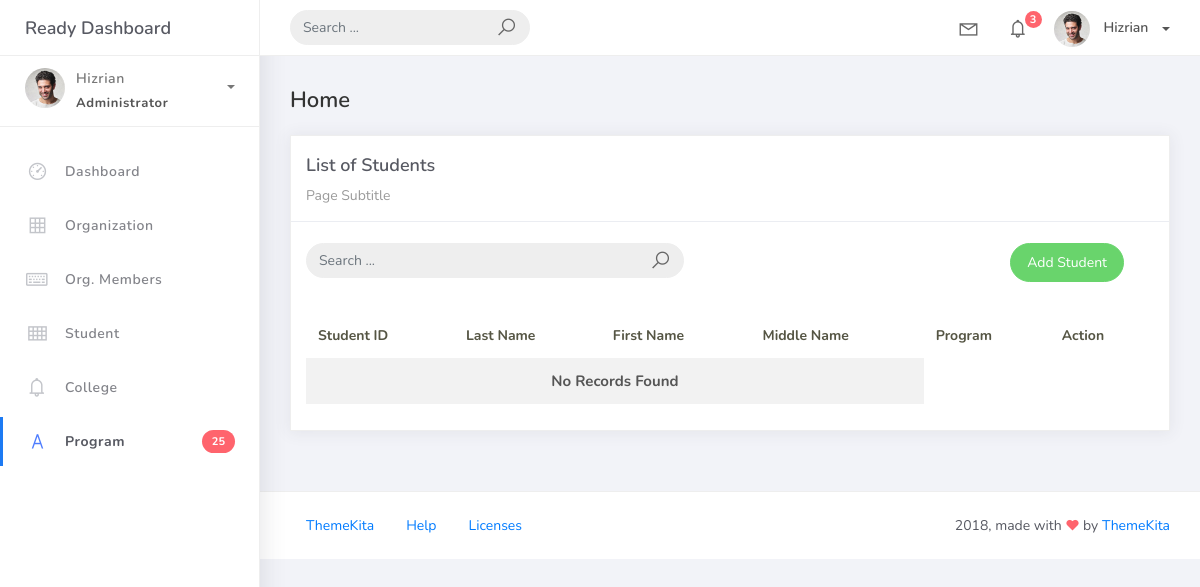
Before: /student_list with the older database file.
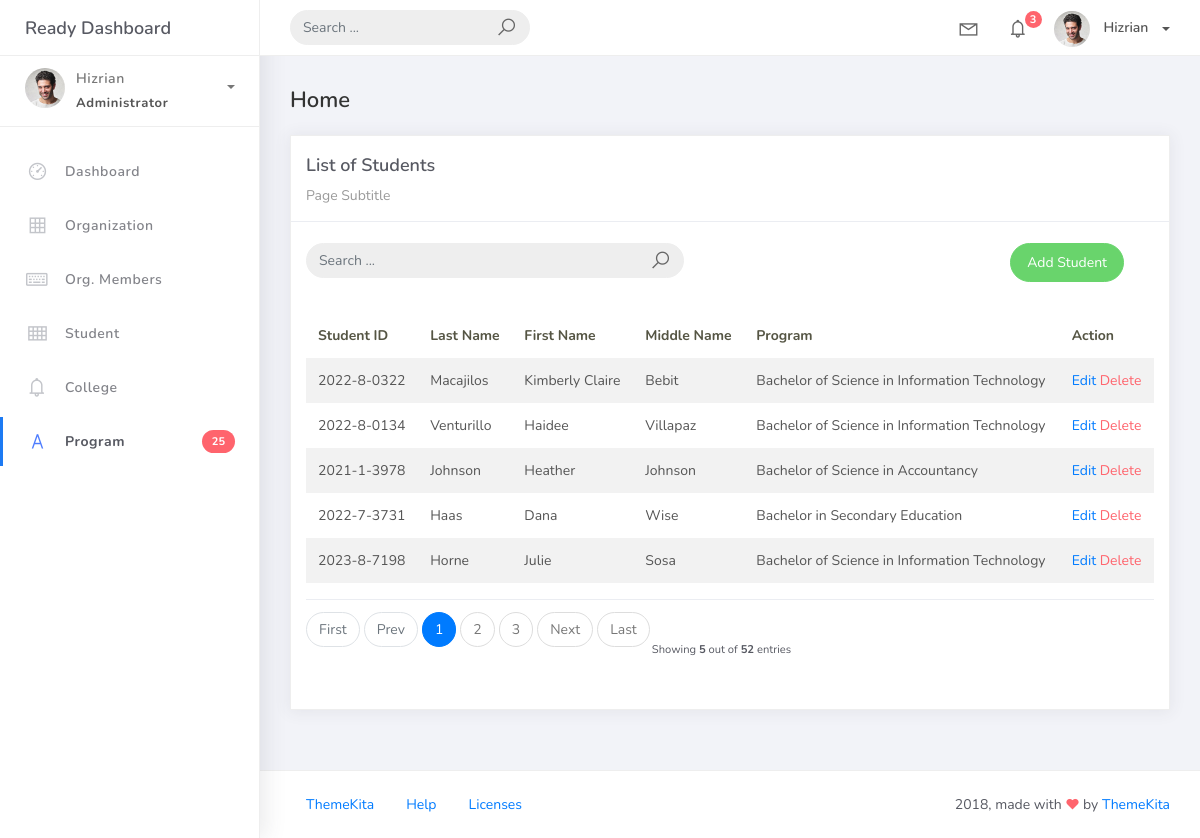
After: the same page with the newer database file.
### studentorg/models.py (models this page shows, shortened)
class BaseModel(models.Model):
	created_at = models.DateTimeField(auto_now_add=True, db_index=True)
	updated_at = models.DateTimeField(auto_now=True)
	class Meta:
		abstract = True

class Student(BaseModel):
	student_id = models.CharField(max_length=15)
	lastname = models.CharField(max_length=25)
	firstname = models.CharField(max_length=25)
	middlename = models.CharField(max_length=25, blank=True, null=True)
	program = models.ForeignKey(Program, on_delete=models.CASCADE)

class Program(BaseModel):
	prog_name = models.CharField(max_length=150)
	college = models.ForeignKey(College, on_delete=models.CASCADE)
	def __str__(self):
		return self.prog_name

### studentorg/views.py (the view)
# urls.py: path('student_list', StudentList.as_view(), name='student-list'),
class StudentList(ListView):
    model = Student
    context_object_name = 'student'
    template_name = 'student_list.html'
    paginate_by = 5
    def get_queryset(self, *args, **kwargs):
        qs = super(StudentList, self).get_queryset(*args, **kwargs)
        if self.request.GET.get("q") != None:
            query = self.request.GET.get('q')
            qs = qs.filter(Q(name__icontains=query) |
                            Q(description__icontains=query))
        return qs

### templates/student_list.html (shortened to what this page needs)
{% extends 'base.html' %} {% load static %} {% block content %}
<div class="content">
    <div class="container-fluid">
        <h4 class="page-title">Home</h4>
        <div class="row">
            <div class="col-md-12">
                <div class="card">
                    <div class="card-header">
                        <div class="card-title">List of Students</div>
                        <div class="card-category">Page Subtitle</div>
                    </div>
                    <br />
                        <div class="col-md-12 row">
                            <div class="col-md-6">
                                <form class="navbar-left navbar-form nav-search mr-md-3" action=" { % url 'student-list' % } ">
                                    <div class="input-group">
                                        <input type="text" placeholder="Search ..." class="form-control" name="q" />
                                        <div class="input-group-append">
                                        <span class="input-group-text">
                                            <i class="la la-search search-icon"></i>
                                        </span>
                                    </div>
                                </div>
                            </form>
                        </div>
                        <div class="col-md-6">
                            <div class="pull-right">
                                <a href="{% url 'student-add' %}" class="btn btn-success btn-rounded">Add
                                Student</a>
                            </div>
                        </div>
                    </div>
                    <div class="card-body">
                        <table class="table table-striped mt-3">
                            <thead>
                                <tr>
                                    <th scope="col">Student ID</th>
                                    <th scope="col">Last Name</th>
                                    <th scope="col">First Name</th>
                                    <th scope="col">Middle Name</th>
                                    <th scope="col">Program</th>
                                    <th scope="col">Action</th>
                                </tr>
                            </thead>
                            <tbody>
                                {% for object in object_list %}
                                <tr>
                                    <td>{{ object.student_id }}</td>
                                    <td>{{ object.lastname }}</td>
                                    <td>{{ object.firstname }}</td>
                                    <td>{{ object.middlename }}</td>
                                    <td>{{ object.program }}</td>
                                    <td>
                                        <a href="student_list/{{ object.id }}">Edit</a>
                                        <a href="student_list/{{ object.id }}/delete" class="text-danger">Delete</a>
                                    </td>
                                    </tr>
                                    {% empty %}
                                    <tr>
                                        <td colspan="4" style="text-align: center">
                                            <p class="text-sm font-weight-bold mb-0">No Records Found</p>
                                        </td>
                                    </tr>
                                {% endfor %}
                            </tbody>
                        </table>
                        {% include 'includes/pagination.html' %}
                    </div>
                </div>
            </div>
        </div>
    </div>
</div>
{% endblock %}

Changed rows visible on the page:
added Student: student_id "2022-8-0322", lastname "Macajilos", firstname "Kimberly Claire", middlename "Bebit", program "Bachelor of Science in Information Technology"
added Student: student_id "2022-8-0134", lastname "Venturillo", firstname "Haidee", middlename "Villapaz", program "Bachelor of Science in Information Technology"
added Student: student_id "2021-1-3978", lastname "Johnson", firstname "Heather", middlename "Johnson", program "Bachelor of Science in Accountancy"
added Student: student_id "2022-7-3731", lastname "Haas", firstname "Dana", middlename "Wise", program "Bachelor in Secondary Education"
added Student: student_id "2023-8-7198", lastname "Horne", firstname "Julie", middlename "Sosa", program "Bachelor of Science in Information Technology"
Other visible differences:
{{ object_list.count }}: (not shown) → "5"
{{ paginator.count }}: (not shown) → "52"
text no longer shown: "No Records Found"
text now shown: "First Prev Next Last Showing out of entries"
new list line: "1"
new list line: "2"
new list line: "3"
